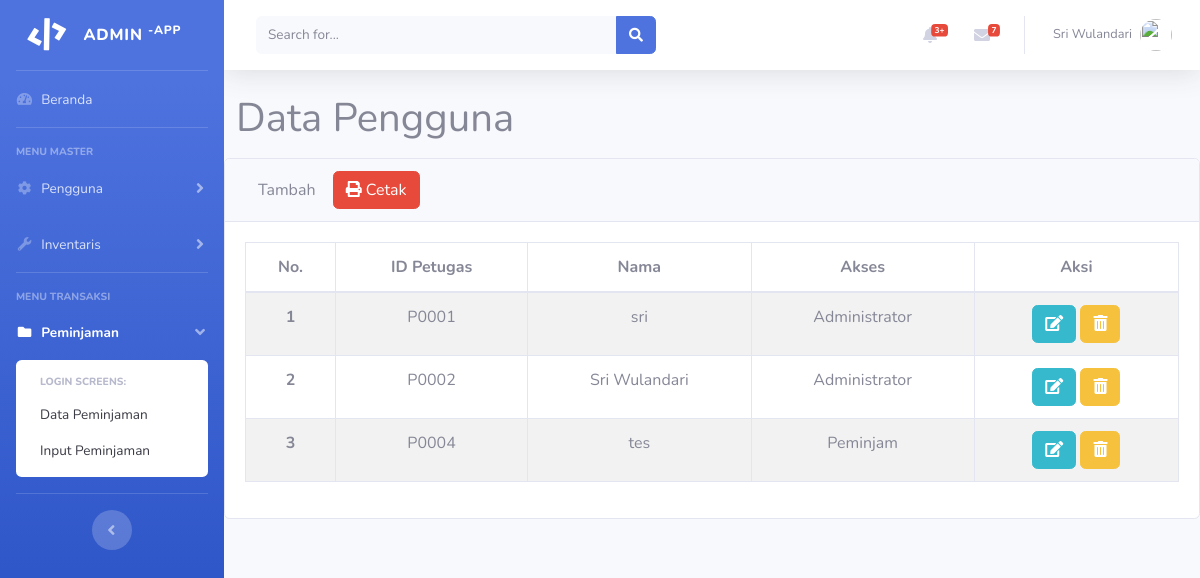
Screenshot of /admin/index.php?page=pengguna (signed in) with the database file from the repository.
### tables this page shows
CREATE TABLE `tbl_pengguna` (
  `id_pengguna` char(5) NOT NULL,
  `password` varchar(30) NOT NULL,
  `nama` varchar(30) NOT NULL,
  `id_level` char(5) NOT NULL
);

CREATE TABLE `tbl_level` (
  `id_level` char(5) NOT NULL,
  `nama_level` varchar(20) NOT NULL
);

### admin/pages/dt_pengguna.php (the view, shortened to what this page needs)
<div class="breadcrumbs">
  <div class="col-sm-4">
    <h1>Data Pengguna</h1>
  </div>
</div>
<div class="content mt-3">
  <div class="animated fadeIn">
    <div class="row">
      <div class="col-md-12">
        <div class="card">
          <div class="card-header">
            <a align="right" href="index.php?page=tmb_pengguna" class="btn btnprimary">Tambah</a>
            <a target="blank" align="right" href="pages/laporan_petugas.php" class="btn btn-danger"><i class="fa fa-print"></i>
              Cetak</a><br>
          </div>
          <div class="card-body">
            <table id="bootstrap-data-table" class="table table-striped table-bordered">
              <thead>
                <tr align="center">
                  <th>No.</th>
                  <th>ID Petugas</th>
                  <th>Nama</th>
                  <th>Akses</th>
                  <th>Aksi <span class="tisettings"></span></th>
                </tr>
              </thead>
              <tbody>
                <?php
                $query = "SELECT
 `tbl_pengguna`.`id_pengguna`,
 `tbl_pengguna`.`nama`,
 `tbl_level`.`nama_level`
 FROM
 `tbl_pengguna`
 INNER JOIN `tbl_level` ON `tbl_level`.`id_level` =
`tbl_pengguna`.`id_level`";
                $sql = mysqli_query($connect, $query);
                $no = 1;
                while ($data = mysqli_fetch_array($sql)) {
                  echo "<tr class='gradeA'>";
                  echo "<td><center><b>" . $no . "</b></td>";
                  echo
                  "<td><center>" . $data['id_pengguna'] . "</td>";
                  echo
                  "<td><center>" . $data['nama'] . "</center></td>";
                  echo
                  "<td><center>" . $data['nama_level'] . "</center></td>";
                  echo "<td><center>
<a class='btn  btn-info '
href='index.php?page=ubh_pengguna&&id=" . $data['id_pengguna'] . "'> <i class='fas fa-edit'></i> </a>";
                ?>
                  <a class="btn btn-warning" href="javascript: if (confirm('Apakah anda yakin ingin menghapus data?')) {window.location.href='proses/proses_pengguna.php?id=<?php echo $data['id_pengguna']; ?>' } else { void('') };"><i class="fas fa-trash-alt"></i></a>
                  </td>
                <?php
                  echo "</tr>";
                  $no++;
                }
                ?>
              </tbody>
            </table>
          </div>
        </div>
      </div>
    </div>
  </div>
</div>

### rows the page displays
tbl_pengguna: id_pengguna "P0001", nama "sri", id_level.nama_level "Administrator"
tbl_pengguna: id_pengguna "P0002", nama "Sri Wulandari", id_level.nama_level "Administrator"
tbl_pengguna: id_pengguna "P0004", nama "tes", id_level.nama_level "Peminjam"

### other values shown
$_SESSION['nama'] "Sri Wulandari"
